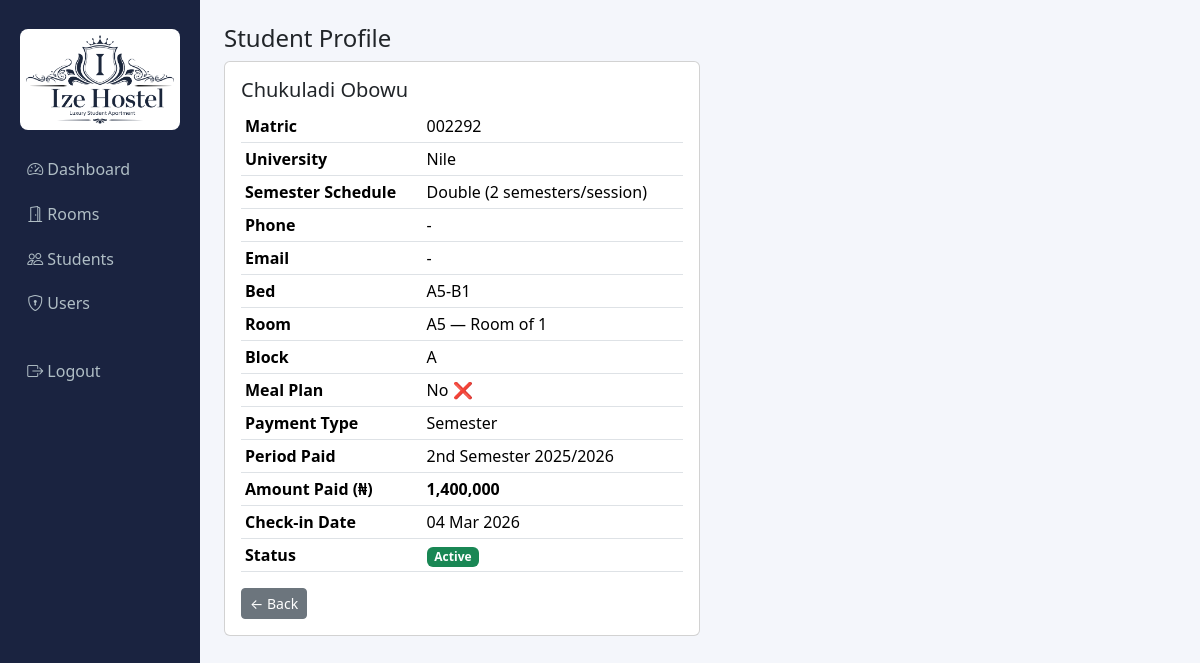
Screenshot of /students/1 (signed in) with the database file from the repository.
### app.py (models this page shows, shortened)
class Student(db.Model):
    id = db.Column(db.Integer, primary_key=True)
    full_name = db.Column(db.String(120), nullable=False)
    matric_number = db.Column(db.String(30), unique=True, nullable=False)
    university = db.Column(db.String(10), nullable=False)
    phone = db.Column(db.String(20))
    email = db.Column(db.String(120))
    bed_id = db.Column(db.Integer, db.ForeignKey("bed.id"), nullable=True)
    meal_plan = db.Column(db.Boolean, default=False)
    payment_type = db.Column(db.String(20))
    semester_paid = db.Column(db.String(30))
    amount_paid = db.Column(db.Float, default=0.0)
    check_in_date = db.Column(db.DateTime, default=datetime.utcnow)
    is_active = db.Column(db.Boolean, default=True)

class Bed(db.Model):
    id = db.Column(db.Integer, primary_key=True)
    room_id = db.Column(db.Integer, db.ForeignKey("room.id"), nullable=False)
    bed_label = db.Column(db.String(10), nullable=False)
    is_occupied = db.Column(db.Boolean, default=False)
    student = db.relationship("Student", backref="bed", uselist=False)

class Room(db.Model):
    id = db.Column(db.Integer, primary_key=True)
    block = db.Column(db.String(1), nullable=False)
    room_number = db.Column(db.String(10), nullable=False)
    room_type = db.Column(db.String(30), nullable=False)
    capacity = db.Column(db.Integer, nullable=False)
    beds = db.relationship("Bed", backref="room", lazy=True, cascade="all, delete-orphan")

### app.py (the view)
@app.route("/students/<int:student_id>")
@login_required
def student_detail(student_id):
    student = Student.query.get_or_404(student_id)
    return render_template("student_detail.html", student=student,
        room_type_labels=ROOM_TYPE_LABELS, semester_schedule=SEMESTER_SCHEDULE)

### app.py (called while the page is built)
@login_manager.user_loader
def load_user(user_id):
    return User.query.get(int(user_id))

### templates/student_detail.html
{% extends "base.html" %}
{% block content %}
<h4>Student Profile</h4>
<div class="card col-md-6">
  <div class="card-body">
    <h5>{{ student.full_name }}</h5>
    <table class="table table-sm">
      <tr><th>Matric</th><td>{{ student.matric_number }}</td></tr>
      <tr><th>University</th><td>{{ student.university }}</td></tr>
      <tr><th>Semester Schedule</th><td>{{ semester_schedule[student.university] }}</td></tr>
      <tr><th>Phone</th><td>{{ student.phone or "-" }}</td></tr>
      <tr><th>Email</th><td>{{ student.email or "-" }}</td></tr>
      <tr><th>Bed</th><td>{{ student.bed.bed_label if student.bed else "N/A" }}</td></tr>
      <tr>
        <th>Room</th>
        <td>
          {{ student.bed.room.room_number if student.bed else "-" }} —
          {{ room_type_labels[student.bed.room.room_type] if student.bed else "-" }}
        </td>
      </tr>
      <tr><th>Block</th><td>{{ student.bed.room.block if student.bed else "-" }}</td></tr>
      <tr><th>Meal Plan</th><td>{{ "Yes ✅" if student.meal_plan else "No ❌" }}</td></tr>
      <tr><th>Payment Type</th><td>{{ student.payment_type }}</td></tr>
      <tr><th>Period Paid</th><td>{{ student.semester_paid }}</td></tr>
      <tr><th>Amount Paid (₦)</th><td><strong>{{ "{:,.0f}".format(student.amount_paid) }}</strong></td></tr>
      <tr><th>Check-in Date</th><td>{{ student.check_in_date.strftime("%d %b %Y") }}</td></tr>
      <tr>
        <th>Status</th>
        <td>
          <span class="badge {{ 'bg-success' if student.is_active else 'bg-secondary' }}">
            {{ "Active" if student.is_active else "Checked Out" }}
          </span>
        </td>
      </tr>
    </table>
    <a href="{{ url_for('students') }}" class="btn btn-secondary btn-sm">← Back</a>
  </div>
</div>
{% endblock %}

### templates/base.html (shortened to what this page needs)
<!DOCTYPE html>
<html lang="en">
<head>
  <link href="https://cdn.jsdelivr.net/npm/bootstrap@5.3.3/dist/css/bootstrap.min.css" rel="stylesheet">
  <link href="https://cdn.jsdelivr.net/npm/bootstrap-icons@1.11.3/font/bootstrap-icons.css" rel="stylesheet">
</head>
<body>
<div class="d-flex">
  {% if current_user.is_authenticated %}
  <div class="sidebar col-2">
    <div class="sidebar-logo">
      <img src="{{ url_for('static', filename='logo.png') }}" alt="Ize Hostel Logo">
    </div>
    <a href="{{ url_for('dashboard') }}" class="{{ 'active' if request.endpoint=='dashboard' }}">
      <i class="bi bi-speedometer2"></i> Dashboard
    </a>
    <a href="{{ url_for('rooms') }}" class="{{ 'active' if request.endpoint=='rooms' }}">
      <i class="bi bi-door-open"></i> Rooms
    </a>
    <a href="{{ url_for('students') }}" class="{{ 'active' if request.endpoint=='students' }}">
      <i class="bi bi-people"></i> Students
    </a>
    {% if current_user.role == 'admin' %}
    <a href="{{ url_for('users') }}" class="{{ 'active' if request.endpoint=='users' }}">
      <i class="bi bi-shield-lock"></i> Users
    </a>
    {% endif %}
    <a href="{{ url_for('logout') }}" class="mt-4">
      <i class="bi bi-box-arrow-right"></i> Logout
    </a>
  </div>
  {% endif %}
  <div class="flex-grow-1 p-4">
    {% block content %}{% endblock %}
  </div>
</div>
</body>
</html>

### templates/base.html (style rules this page uses)
body { background:#f4f6fb; }
.sidebar { min-height:100vh; background:#1a2340; padding-top:1rem; }
.sidebar a { color:#b0bec5; text-decoration:none; display:block; padding:.6rem 1.2rem; border-radius:.4rem; margin:.1rem .5rem; }
.sidebar-logo { display:block; padding:.8rem 1rem 1rem; text-align:center; }
.sidebar-logo img { width:100%; max-width:160px; background:#fff; border-radius:.5rem; padding:6px; }

### rows the page displays
Student: full_name "Chukuladi Obowu", matric_number "002292", university "Nile", university "Double (2 semesters/session)", phone "-", email "-", meal_plan "No ❌", payment_type "Semester", semester_paid "2nd Semester 2025/2026", amount_paid "1,400,000", check_in_date "04 Mar 2026", is_active "Active"
Bed: bed "A5-B1"
Room: bed.room "A5", room_type "Room of 1", bed.room "A"
